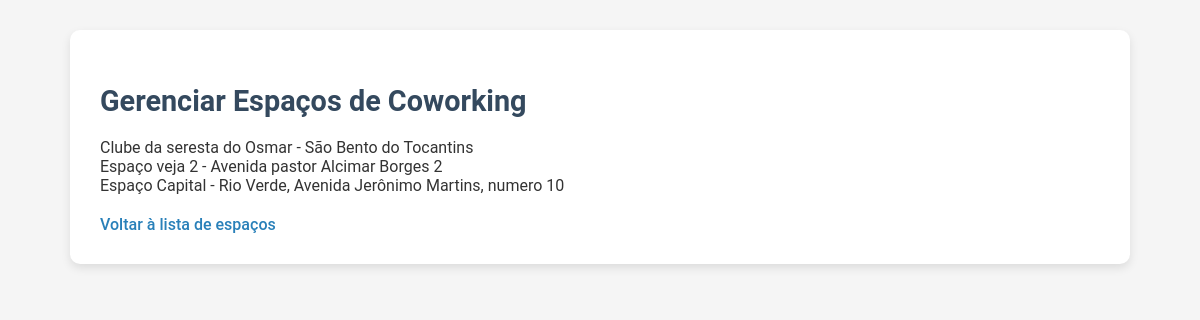
/reservas/gerenciar/ (signed in), run on the app's committed database.
### reservas/models.py (models this page shows, shortened)
class EspacoCoworking(models.Model):
    nome = models.CharField(max_length=100)
    endereco = models.CharField(max_length=200)
    frase_destaque = models.CharField(max_length=100, blank=True, null=True)
    descricao = models.TextField(blank=True, null=True)
    capacidade = models.IntegerField()
    preco_por_hora = models.DecimalField(max_digits=10, decimal_places=2)
    latitude = models.FloatField(default=0)
    longitude = models.FloatField(default=0)
    prioridade = models.IntegerField(default=0, blank=True, null=True)
    palavras_chave = models.TextField(blank=True, null=True, help_text='Separado por -')
    instagram = models.URLField(max_length=255, blank=True, null=True)
    facebook = models.URLField(max_length=255, blank=True, null=True)
    linkedin = models.URLField(max_length=255, blank=True, null=True)
    nome_espaco = models.CharField(max_length=255, blank=True, null=True)
    razao_social = models.CharField(max_length=255, blank=True, null=True)
    cep = models.CharField(max_length=20, blank=True, null=True)
    pais = models.CharField(max_length=100, blank=True, null=True)
    uf = models.CharField(max_length=2, blank=True, null=True)
    cidade = models.CharField(max_length=100, blank=True, null=True)
    bairro = models.CharField(max_length=100, blank=True, null=True)
    logradouro = models.CharField(max_length=255, blank=True, null=True)
    numero = models.CharField(max_length=10, blank=True, null=True)
    complemento = models.CharField(max_length=255, blank=True, null=True)
    logo = models.ImageField(upload_to='logos/', blank=True, null=True)
    foto_horizontal = models.ImageField(upload_to='fotos_espaco/', blank=True, null=True)
    nome_proprietario = models.CharField(max_length=255, blank=True, null=True)
    email_proprietario = models.EmailField(blank=True, null=True)
    telefone_proprietario = models.CharField(max_length=20, blank=True, null=True)
    nome_gerente = models.CharField(max_length=255, blank=True, null=True)
    email_gerente = models.EmailField(blank=True, null=True)
    telefone_gerente = models.CharField(max_length=20, blank=True, null=True)
    titular_conta = models.CharField(max_length=255, blank=True, null=True)
    banco = models.CharField(max_length=100, blank=True, null=True)
    agencia = models.CharField(max_length=20, blank=True, null=True)
    conta = models.CharField(max_length=20, blank=True, null=True)
    tipo_conta = models.CharField(max_length=50, blank=True, null=True)
    tipo_pix = models.CharField(max_length=50, blank=True, null=True)
    pix = models.CharField(max_length=100, blank=True, null=True)
    cafe = models.BooleanField(default=False)
    cha = models.BooleanField(default=False)
    massagem = models.BooleanField(default=False)
    outros_diferenciais = models.CharField(max_length=255, blank=True, null=True)
    wifi = models.BooleanField(default=False)
    acessibilidade = models.BooleanField(default=False)
    acesso24h = models.BooleanField(default=False)
    playground_kids = models.BooleanField(default=False)
    ar_condicionado = models.BooleanField(default=False)
    area_alimentacao = models.BooleanField(default=False)
    biblioteca = models.BooleanField(default=False)
    cabine_call = models.BooleanField(default=False)
    cozinha = models.BooleanField(default=False)
    espaco_pet = models.BooleanField(default=False)
    espaco_convivencia = models.BooleanField(default=False)
    lounge = models.BooleanField(default=False)
    galeria_arte = models.BooleanField(default=False)
    geladeira = models.BooleanField(default=False)
    gerador_eletricidade = models.BooleanField(default=False)
    jardim = models.BooleanField(default=False)
    quadro_branco = models.BooleanField(default=False)
    recepcao = models.BooleanField(default=False)
    sala_descompressao = models.BooleanField(default=False)
    sala_jogos = models.BooleanField(default=False)
    varanda = models.BooleanField(default=False)
    vestuario = models.BooleanField(default=False)
    velocidade_internet = models.CharField(max_length=50, blank=True, null=True)
    auditorio = models.BooleanField(default=False)
    cafeteria = models.BooleanField(default=False)
    coliving = models.BooleanField(default=False)
    espaco_eventos = models.BooleanField(default=False)
    estudio_gravacao = models.BooleanField(default=False)
    restaurante = models.BooleanField(default=False)
    fotos_area_comum = models.ImageField(upload_to='fotos_areas_comuns/', blank=True, null=True)
    fotos_area_compartilhada = models.ImageField(upload_to='fotos_areas_compartilhadas/', blank=True, null=True)
    fotos_salas_privativas = models.ImageField(upload_to='fotos_salas_privativas/', blank=True, null=True)
    outras_fotos = models.ImageField(upload_to='outras_fotos/', blank=True, null=True)
    proprietario = models.ForeignKey(User, on_delete=models.CASCADE)
    class Meta:
        verbose_name = "Espaço de Coworking"
        verbose_name_plural = "Espaços de Coworking"
        ordering = ['prioridade']  # Ordena os espaços pelo nome de forma padrão

### reservas/views.py (the view)
# urls.py: path('gerenciar/', views.gerenciar_espacos, name='gerenciar_espacos'),
@user_passes_test(is_coworking_admin)
@login_required
def gerenciar_espacos(request):
    espacos = EspacoCoworking.objects.filter(proprietario=request.user)
    return render(request, 'reservas/gerenciar_espacos.html', {'espacos': espacos})

### reservas/views.py (called while the page is built)
def is_coworking_admin(user):
    return user.groups.filter(name='Administradores de Coworking').exists()

### reservas/templates/reservas/gerenciar_espacos.html (shortened to what this page needs)
{% load static %}
<!DOCTYPE html>
<html>
<head>
    <link rel="stylesheet" href="{% static 'reservas/styles.css' %}">
</head>
<body>
    <div class="container">
        <h2>Gerenciar Espaços de Coworking</h2>
        <ul>
            {% for espaco in espacos %}
            <li>{{ espaco.nome }} - {{ espaco.endereco }}</li>
            {% endfor %}
        </ul>
        <a href="{% url 'lista_espacos' %}">Voltar à lista de espaços</a>
    </div>
</body>
</html>

### reservas/static/reservas/styles.css (style rules this page uses)
body { font-family: 'Roboto', Arial, sans-serif; background-color: #f5f5f5; margin: 0; padding: 0; color: #333; }
.container { width: 85%; max-width: 1000px; margin: 30px auto; padding: 30px; background-color: #ffffff; box-shadow: 0 4px 10px rgba(0, 0, 0, 0.1); border-radius: 10px; }
h2 { color: #34495e; font-size: 1.8em; margin-bottom: 20px; }
ul { list-style-type: none; padding: 0; margin: 20px 0; }
a { color: #2980b9; text-decoration: none; font-weight: 500; }

### data on the page
EspacoCoworking: nome "Clube da seresta do Osmar", endereco "São Bento do Tocantins"
EspacoCoworking: nome "Espaço veja 2", endereco "Avenida pastor Alcimar Borges 2"
EspacoCoworking: nome "Espaço Capital", endereco "Rio Verde, Avenida Jerônimo Martins, numero 10"
